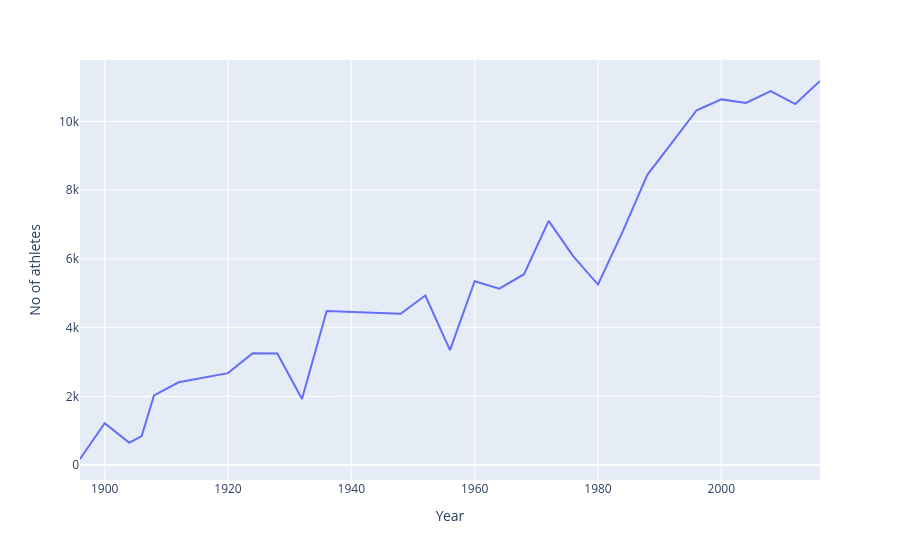

Notebook source saved alongside this figure:
### Code cell
athletes_over_time=athletes_over_time.rename(columns={'count':'No of athletes'})
fig = px.line(athletes_over_time, x=athletes_over_time['Year'], y=athletes_over_time["No of athletes"])
fig.show()

### Figure 1 — Plotly figure (JSON) as saved in the notebook; plotly's stock layout.template omitted (floating-point values rounded to 4 significant figures)
{"data": [{"hovertemplate": "Year=%{x}<br>No of athletes=%{y}<extra></extra>", "legendgroup": "", "line": {"color": "#636efa", "dash": "solid"}, "marker": {"symbol": "circle"}, "mode": "lines", "name": "", "orientation": "v", "showlegend": false, "type": "scatter", "x": [1896, 1900, 1904, 1906, 1908, 1912, 1920, 1924, 1928, 1932, 1936, 1948, 1952, 1956, 1960, 1964, 1968, 1972, 1976, 1980, 1984, 1988, 1992, 1996, 2000, 2004, 2008, 2012, 2016], "xaxis": "x", "y": [176, 1220, 650, 841, 2024, 2409, 2675, 3256, 3246, 1922, 4482, 4402, 4931, 3346, 5348, 5134, 5552, 7105, 6070, 5252, 6791, 8443, 9380, 10324, 10639, 10537, 10880, 10502, 11174], "yaxis": "y"}], "layout": {"legend": {"tracegroupgap": 0}, "margin": {"t": 60}, "xaxis": {"anchor": "y", "domain": [0, 1], "title": {"text": "Year"}}, "yaxis": {"anchor": "x", "domain": [0, 1], "title": {"text": "No of athletes"}}}}
